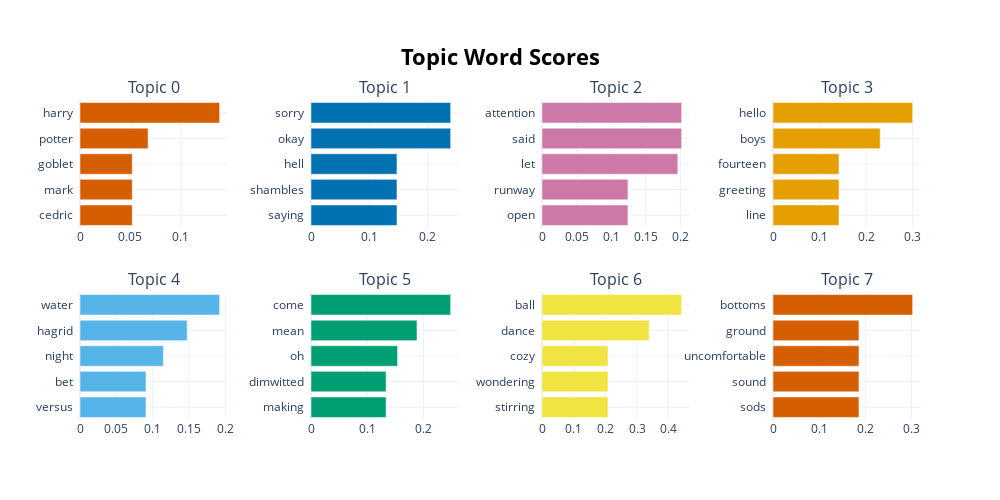

Source (notebook cell):
### Code cell
female_topic_model.visualize_barchart()

### Figure 1 — Plotly figure (JSON) as saved in the notebook; plotly's stock layout.template omitted (floating-point values rounded to 4 significant figures)
{"data": [{"marker": {"color": "#D55E00"}, "orientation": "h", "type": "bar", "x": [0.05183, 0.05183, 0.05183, 0.06753, 0.1385], "xaxis": "x", "y": ["cedric  ", "mark  ", "goblet  ", "potter  ", "harry  "], "yaxis": "y"}, {"marker": {"color": "#0072B2"}, "orientation": "h", "type": "bar", "x": [0.1475, 0.1475, 0.1475, 0.2397, 0.2397], "xaxis": "x2", "y": ["saying  ", "shambles  ", "hell  ", "okay  ", "sorry  "], "yaxis": "y2"}, {"marker": {"color": "#CC79A7"}, "orientation": "h", "type": "bar", "x": [0.1242, 0.1242, 0.1963, 0.2019, 0.2019], "xaxis": "x3", "y": ["open  ", "runway  ", "let  ", "said  ", "attention  "], "yaxis": "y3"}, {"marker": {"color": "#E69F00"}, "orientation": "h", "type": "bar", "x": [0.1416, 0.1416, 0.1416, 0.2301, 0.2998], "xaxis": "x4", "y": ["line  ", "greeting  ", "fourteen  ", "boys  ", "hello  "], "yaxis": "y4"}, {"marker": {"color": "#56B4E9"}, "orientation": "h", "type": "bar", "x": [0.09079, 0.09079, 0.1148, 0.1475, 0.1922], "xaxis": "x5", "y": ["versus  ", "bet  ", "night  ", "hagrid  ", "water  "], "yaxis": "y5"}, {"marker": {"color": "#009E73"}, "orientation": "h", "type": "bar", "x": [0.1336, 0.1336, 0.1541, 0.1886, 0.2485], "xaxis": "x6", "y": ["making  ", "dimwitted  ", "oh  ", "mean  ", "come  "], "yaxis": "y6"}, {"marker": {"color": "#F0E442"}, "orientation": "h", "type": "bar", "x": [0.2083, 0.2083, 0.2083, 0.3384, 0.4409], "xaxis": "x7", "y": ["stirring  ", "wondering  ", "cozy  ", "dance  ", "ball  "], "yaxis": "y7"}, {"marker": {"color": "#D55E00"}, "orientation": "h", "type": "bar", "x": [0.1864, 0.1864, 0.1864, 0.1864, 0.3028], "xaxis": "x8", "y": ["sods  ", "sound  ", "uncomfortable  ", "ground  ", "bottoms  "], "yaxis": "y8"}], "layout": {"annotations": [{"font": {"size": 16}, "showarrow": false, "text": "Topic 0", "x": 0.0875, "xanchor": "center", "xref": "paper", "y": 1, "yanchor": "bottom", "yref": "paper"}, {"font": {"size": 16}, "showarrow": false, "text": "Topic 1", "x": 0.3625, "xanchor": "center", "xref": "paper", "y": 1, "yanchor": "bottom", "yref": "paper"}, {"font": {"size": 16}, "showarrow": false, "text": "Topic 2", "x": 0.6375, "xanchor": "center", "xref": "paper", "y": 1, "yanchor": "bottom", "yref": "paper"}, {"font": {"size": 16}, "showarrow": false, "text": "Topic 3", "x": 0.9125, "xanchor": "center", "xref": "paper", "y": 1, "yanchor": "bottom", "yref": "paper"}, {"font": {"size": 16}, "showarrow": false, "text": "Topic 4", "x": 0.0875, "xanchor": "center", "xref": "paper", "y": 0.4, "yanchor": "bottom", "yref": "paper"}, {"font": {"size": 16}, "showarrow": false, "text": "Topic 5", "x": 0.3625, "xanchor": "center", "xref": "paper", "y": 0.4, "yanchor": "bottom", "yref": "paper"}, {"font": {"size": 16}, "showarrow": false, "text": "Topic 6", "x": 0.6375, "xanchor": "center", "xref": "paper", "y": 0.4, "yanchor": "bottom", "yref": "paper"}, {"font": {"size": 16}, "showarrow": false, "text": "Topic 7", "x": 0.9125, "xanchor": "center", "xref": "paper", "y": 0.4, "yanchor": "bottom", "yref": "paper"}], "height": 500, "hoverlabel": {"bgcolor": "white", "font": {"family": "Rockwell", "size": 16}}, "showlegend": false, "title": {"font": {"color": "Black", "size": 22}, "text": "<b>Topic Word Scores", "x": 0.5, "xanchor": "center", "yanchor": "top"}, "width": 1000, "xaxis": {"anchor": "y", "domain": [0, 0.175], "showgrid": true}, "xaxis2": {"anchor": "y2", "domain": [0.275, 0.45], "showgrid": true}, "xaxis3": {"anchor": "y3", "domain": [0.55, 0.725], "showgrid": true}, "xaxis4": {"anchor": "y4", "domain": [0.825, 1], "showgrid": true}, "xaxis5": {"anchor": "y5", "domain": [0, 0.175], "showgrid": true}, "xaxis6": {"anchor": "y6", "domain": [0.275, 0.45], "showgrid": true}, "xaxis7": {"anchor": "y7", "domain": [0.55, 0.725], "showgrid": true}, "xaxis8": {"anchor": "y8", "domain": [0.825, 1], "showgrid": true}, "yaxis": {"anchor": "x", "domain": [0.6, 1], "showgrid": true}, "yaxis2": {"anchor": "x2", "domain": [0.6, 1], "showgrid": true}, "yaxis3": {"anchor": "x3", "domain": [0.6, 1], "showgrid": true}, "yaxis4": {"anchor": "x4", "domain": [0.6, 1], "showgrid": true}, "yaxis5": {"anchor": "x5", "domain": [0, 0.4], "showgrid": true}, "yaxis6": {"anchor": "x6", "domain": [0, 0.4], "showgrid": true}, "yaxis7": {"anchor": "x7", "domain": [0, 0.4], "showgrid": true}, "yaxis8": {"anchor": "x8", "domain": [0, 0.4], "showgrid": true}}}
